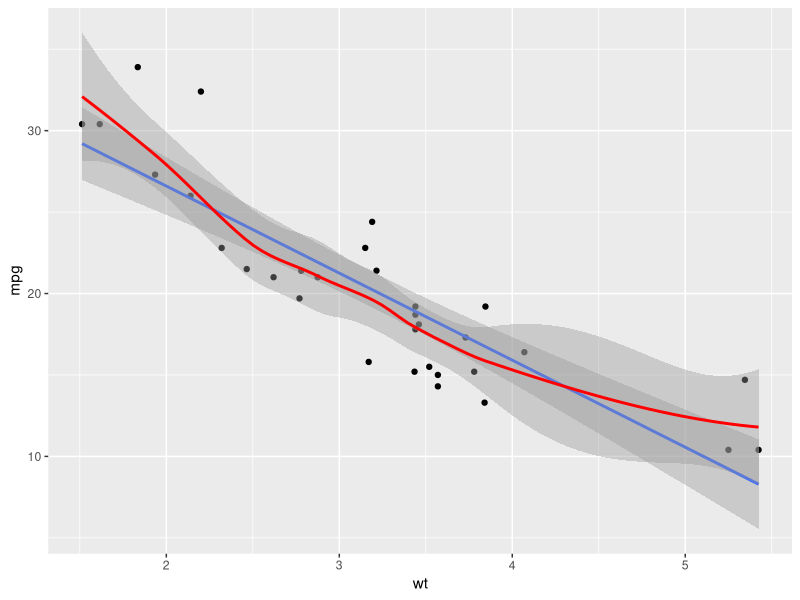
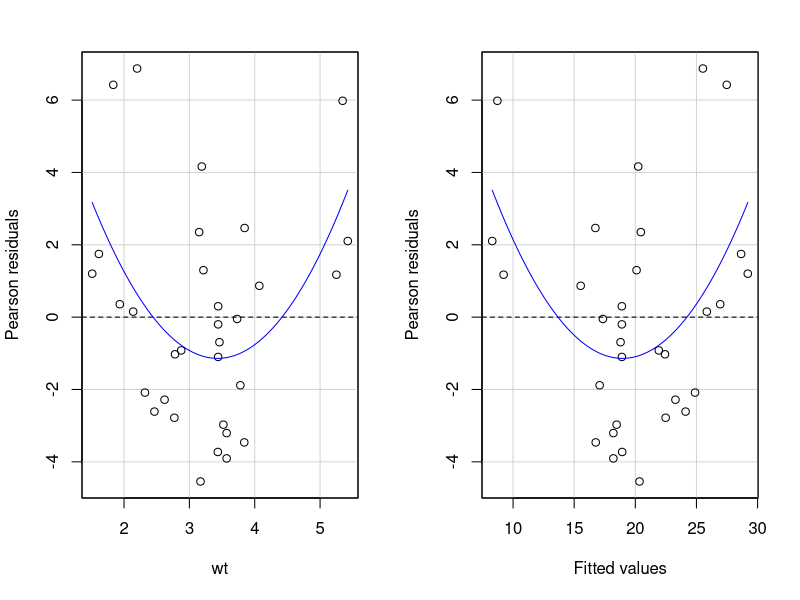
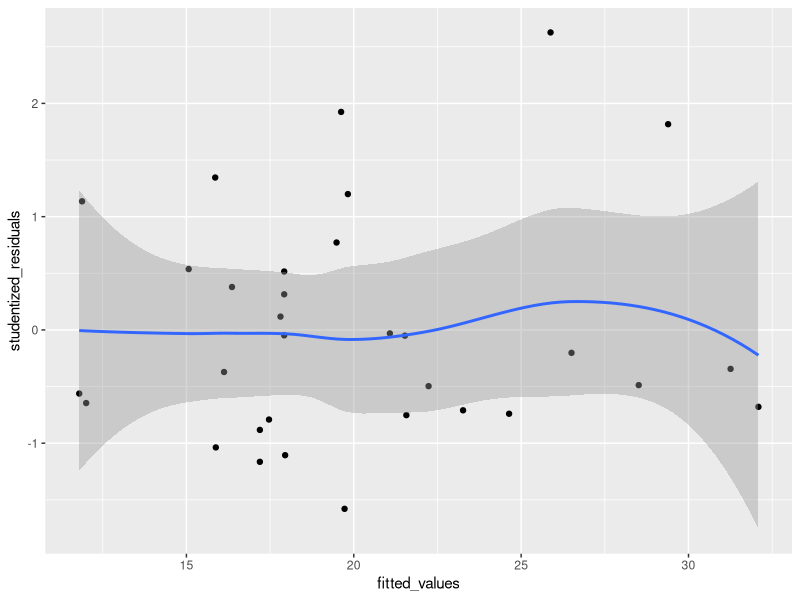

Generate these figures, in order, with R:
## ---- chunk 1
knitr::opts_chunk$set(echo = TRUE)
# Load libraries
library(tidyverse)
library(car)
## ---- chunk 2
mtcars %>% 
  ggplot(aes(wt, mpg)) +
  geom_point() +
  geom_smooth(method = "lm") +
  geom_smooth(color = "red")
## ---- chunk 3
mtcars_lm <- lm(mpg ~ wt, data = mtcars)
mtcars_lm %>% str()
mtcars_lm %>% coefficients()
mtcars_lm %>% residuals()
mtcars_lm %>% fitted()
## ---- chunk 4
## How good is the model
mtcars_lm %>%
  summary()
mtcars_lm %>% 
  residualPlots()
## ---- chunk 5
## Prediction with the linear model
mtcars_lm %>%
  predict(newdata = tibble(wt = 2))
## ---- chunk 6
predict_cars_lm <- function(x){
  mtcars_lm %>% predict(newdata = tibble(wt = x))
}

predict_cars_lm(5)
mtcars$wt %>% range()
## ---- chunk 7
mtcars_loess <- loess(mpg ~ wt, data = mtcars)
mtcars_loess %>% str()
## ---- chunk 8
mtcars_loess %>% summary()

fitted_values <- mtcars_loess %>%
  fitted()
studentized_residuals <- mtcars_loess %>%
  residuals() %>% 
  scale() %>% 
  as.numeric()

tibble(fitted_values, studentized_residuals) %>% 
  ggplot(aes(fitted_values, studentized_residuals)) +
  geom_point() +
  geom_smooth(span = 0.9)
## ---- chunk 9
predict(mtcars_loess, data.frame(wt = 2))
## ---- chunk 10
predict_cars_loess <- function(x){
  predict(mtcars_loess, data.frame(wt = x))
}

predict_cars_loess(5)
## ---- chunk 11
predict_cars_lm(2)
predict_cars_loess(2)
## ---- chunk 12
predict_cars_lm(3)
predict_cars_loess(3)
## ---- chunk 13
predict_cars_lm(5)
predict_cars_loess(5)
